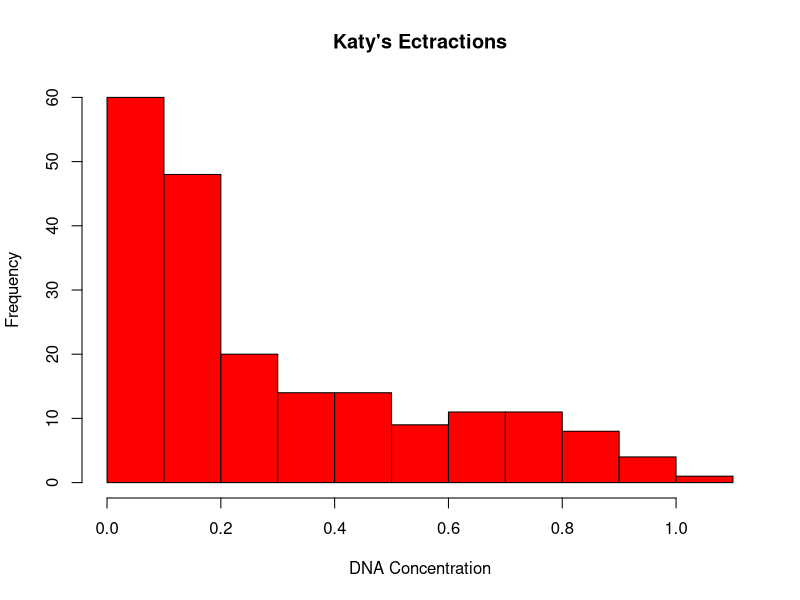
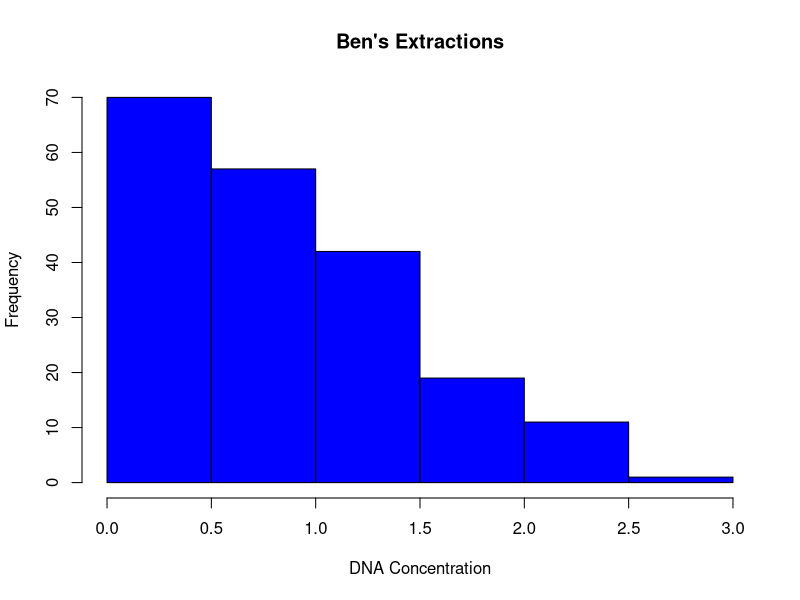
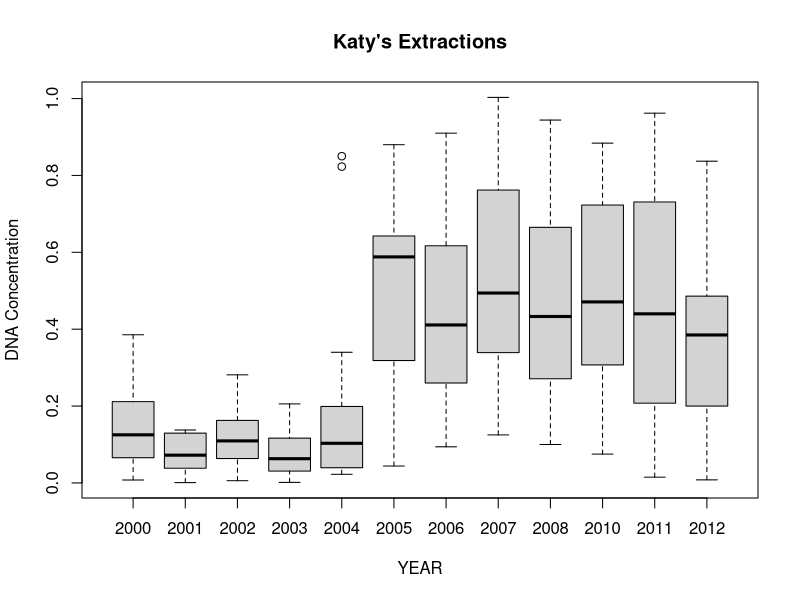
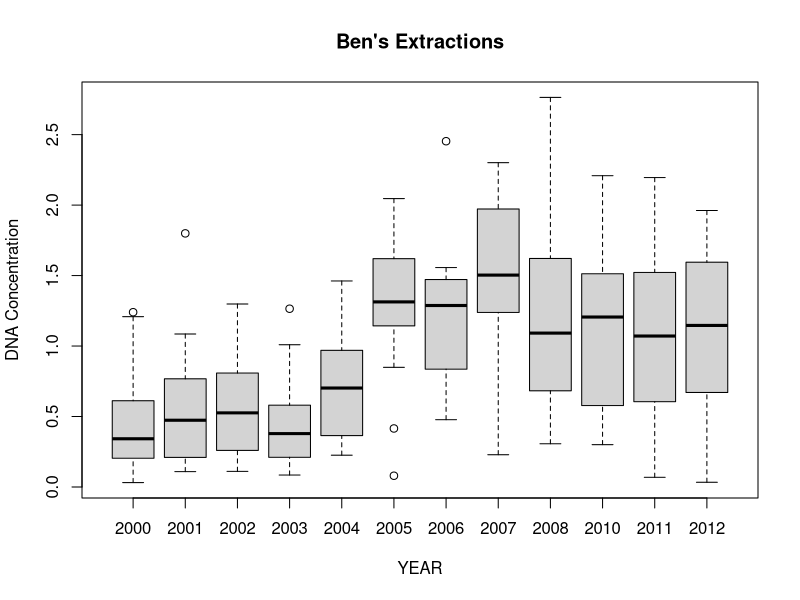
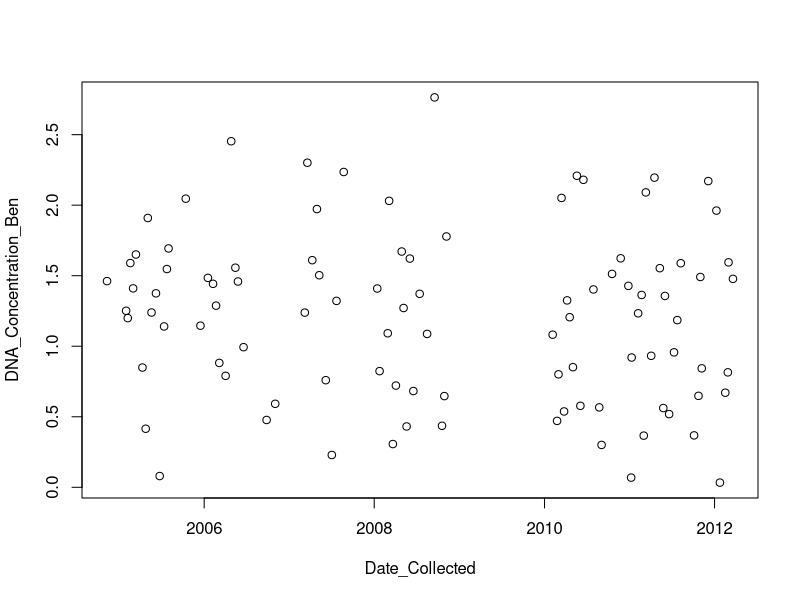
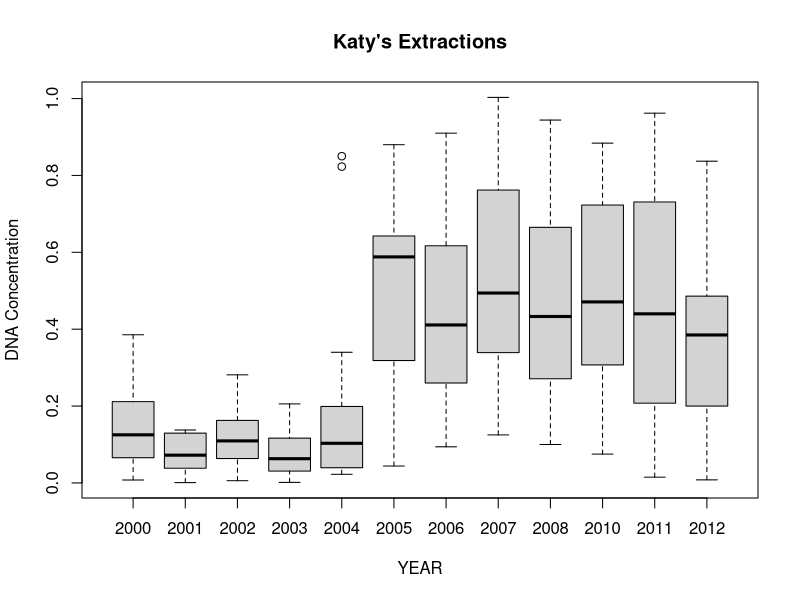
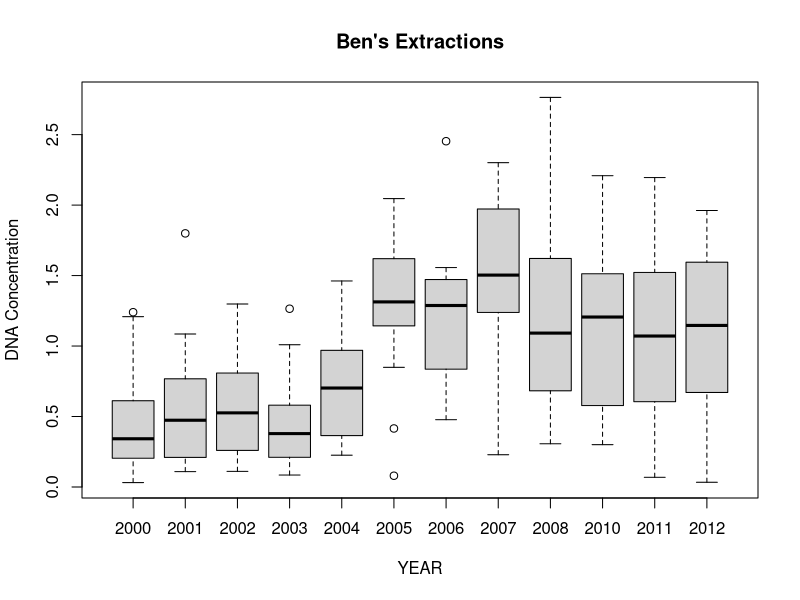
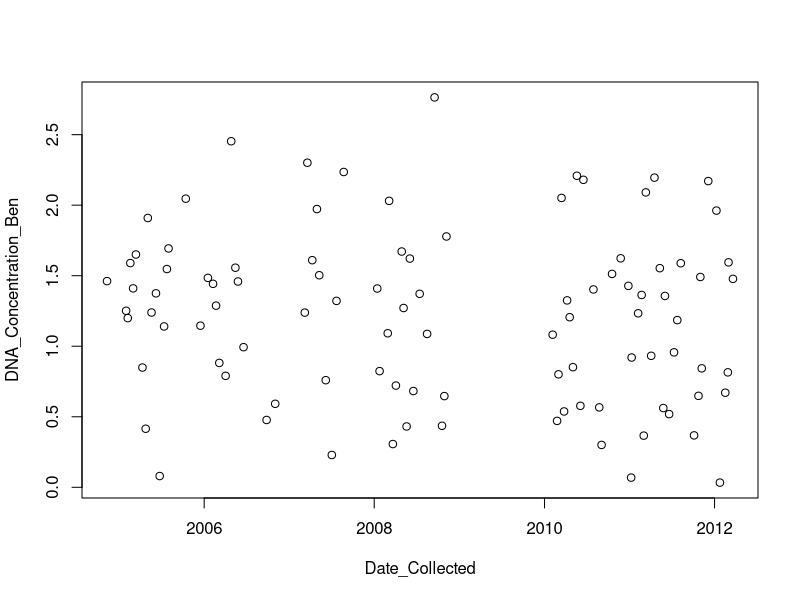

Write the R code that produced these figures, in order.
library(tidyverse)

df = read.csv("DNA_Conc_by_Extraction_Date.csv")  



#Part 1


hist(df$DNA_Concentration_Katy, main = "Katy's Ectractions", xlab = "DNA Concentration", col = "RED")

hist(df$DNA_Concentration_Ben, main = "Ben's Extractions", xlab = "DNA Concentration", col = "BLUE")

#Part II

class(df$Year_Collected)

df$Year_Collected = as.factor(df$Year_Collected)


plot(df$Year_Collected, df$DNA_Concentration_Katy, main= "Katy's Extractions", xlab = "YEAR", ylab = "DNA Concentration")

plot(df$Year_Collected, df$DNA_Concentration_Ben, main= "Ben's Extractions", xlab = "YEAR", ylab = "DNA Concentration")

#Only problem I see is that the plot dimensions are narrower on yours which changes the way the x axis values are displayed
#I will try and fix this if I have time.
#This seems to have fixed itself after exporting using the jpeg function, so I am not going to worry about it.


#Part III

?jpeg()

jpeg("DOTSON_Plot1.jpeg")

plot(df$Year_Collected, df$DNA_Concentration_Katy, main= "Katy's Extractions", xlab = "YEAR", ylab = "DNA Concentration")

dev.off()

jpeg("DOTSON_Plot2.jpeg")

plot(df$Year_Collected, df$DNA_Concentration_Ben, main= "Ben's Extractions", xlab = "YEAR", ylab = "DNA Concentration")

dev.off()


#Part IV

group_by(df, df$Year_Collected) %>% summarise(df$DNA_Concentration_Katy)


?sum
?summarise


#Part V

?subset


df1 = subset(df, df$Lab == "Downstairs")

df1$Date_Collected = as.POSIXct(df1$Date_Collected)


plot(df1$Date_Collected, df1$DNA_Concentration_Ben, xlab = "Date_Collected", ylab = "DNA_Concentration_Ben")


jpeg("Ben_DNA_over_time.jpg")

plot(df1$Date_Collected, df1$DNA_Concentration_Ben, xlab = "Date_Collected", ylab = "DNA_Concentration_Ben")

dev.off()


#Part VI




